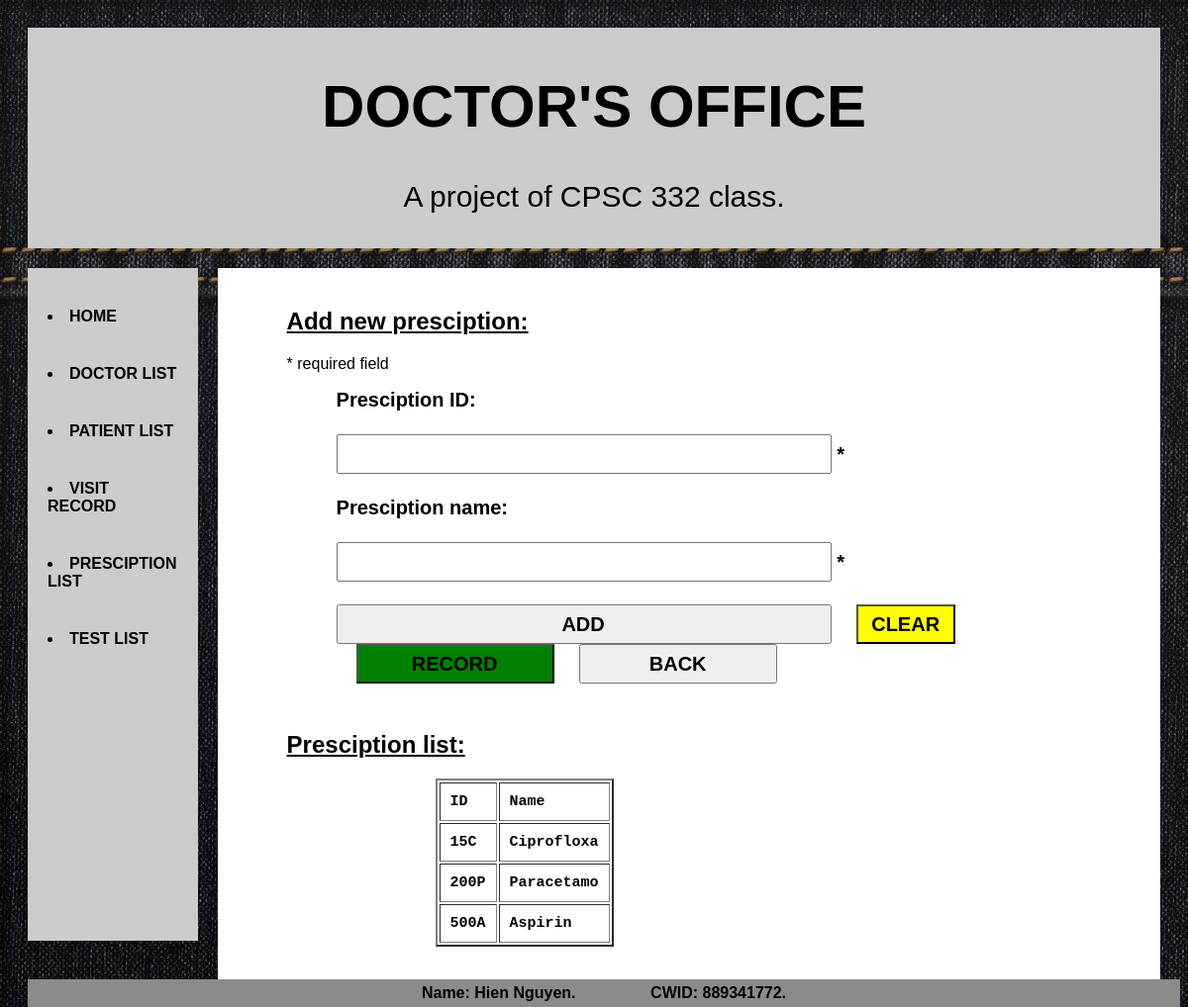
Screenshot of /Hien_Nguyen_CPSC_332_Project/addpresciption.php with the database file from the repository.
### tables this page shows
CREATE TABLE `presciption` (
  `presciptionId` varchar(10) NOT NULL,
  `presciptionname` varchar(10) DEFAULT NULL,
  PRIMARY KEY (`presciptionId`)
);

### Hien_Nguyen_CPSC_332_Project/addpresciption.php (the view, shortened to what this page needs)
<?php include("header.php"); ?>
<?php
$presciptionId = $presciptionname = "";
$presciptionIdErr = $presciptionnameErr = "";
?>
<h2 style="padding-left: 50px;"><u>Add new presciption:</u></h2>
<p><span class="error" style="padding-left: 50px;">* required field</span></p>
<form method="post" style="padding-left: 100px; font-size:20px; font-weight: bold;" action="<?php echo htmlspecialchars($_SERVER["PHP_SELF"]); ?>">
    Presciption ID: <br><br><input type="text" name="presciptionId" value="<?php echo $presciptionId; ?>">
    <span class="error">* <?php echo $presciptionIdErr; ?></span>
    <br><br>
    Presciption name: <br><br><input type="text" name="presciptionname" value="<?php echo $presciptionname; ?>">
    <span class="error">* <?php echo $presciptionnameErr; ?></span>
    <br><br>
    <input type="submit" style="font-weight: bold;" name="add" value="ADD">
    <input type="submit" style="font-weight: bold; background-color: yellow; width: 100px; margin-left: 20px;" name="clear" value="CLEAR">
    <input type="button" style="font-weight: bold; background-color: green; width: 200px; margin-left: 20px;" value="RECORD" onclick="location.href='presciptionrecord.php'">
    <input type="button" style="font-weight: bold; width: 200px; margin-left: 20px;" value="BACK" onclick="location.href='presciption.php'">
</form>
<h2 style="margin-left: 50px"><br><u>Presciption list: </u></h2>
<div style="margin-left: 200px">
    <?php
    $query4 = "SELECT presciptionId AS pId, presciptionname AS pn
        FROM presciption";
    $result = mysqli_query($conn, $query4);
    print "<pre>";
    print "<table border=2>";
    print "<tr><td>ID</td><td>Name</td>";
    while ($row = mysqli_fetch_array($result, MYSQLI_BOTH)) {
        print "<tr><td>$row[pId]</td><td>$row[pn]</td></tr>";
    }
    print "</table>";
    print "</pre>";
    ?>
</div>
<?php include("footer.php"); ?>

### Hien_Nguyen_CPSC_332_Project/styles.css (style rules this page uses)
* { box-sizing: border-box; }
body { font-family: Arial; padding: 20px; background-image: url("img/bg.jpg"); }
td { padding: 10px; font-weight: bold; font-size: 15px; }
form input { width: 500px; height: 40px; font-size: 20px; padding-left: 5px; }

### rows the page displays
presciption: presciptionId "15C", presciptionname "Ciprofloxa"
presciption: presciptionId "200P", presciptionname "Paracetamo"
presciption: presciptionId "500A", presciptionname "Aspirin"
